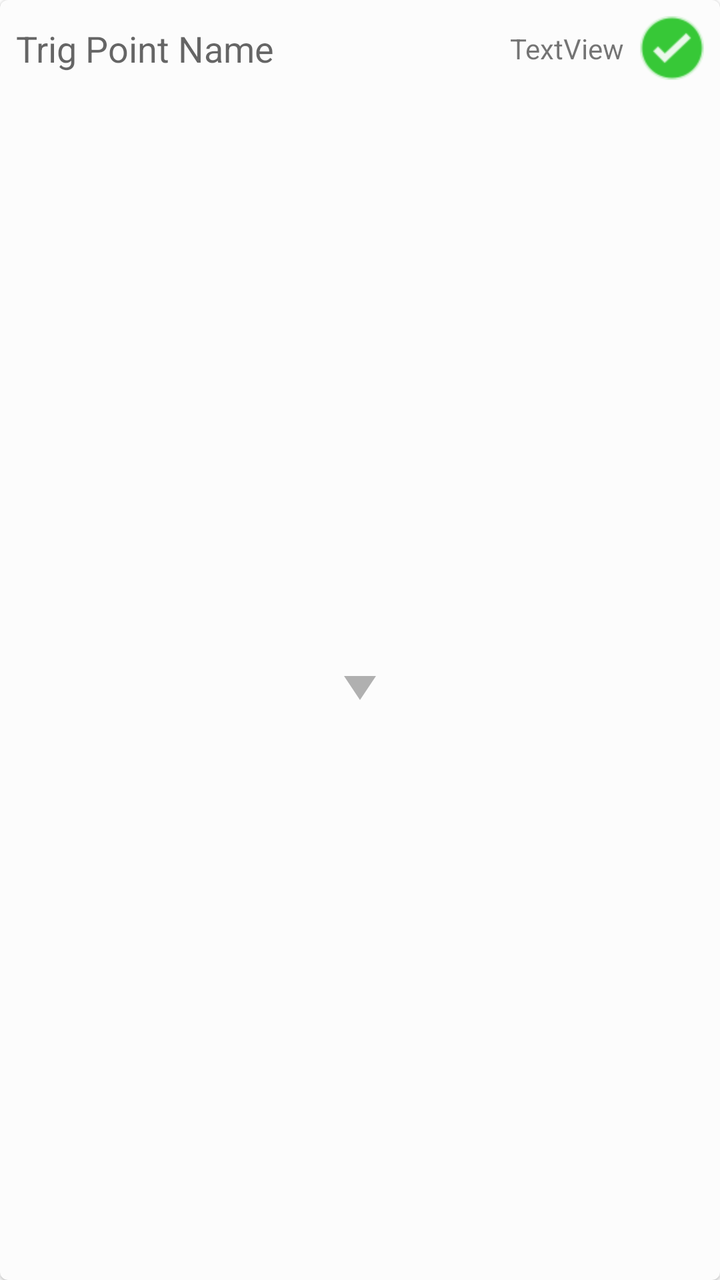
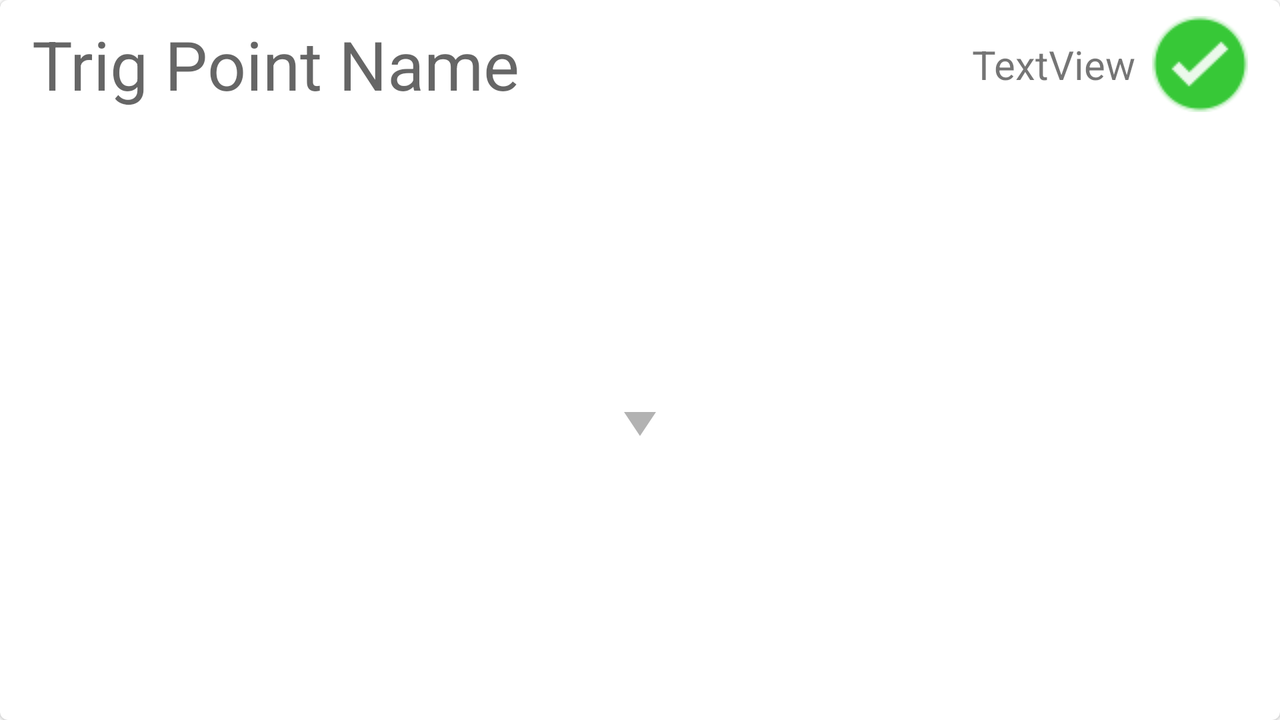

First picture: res/layout/ on a phone held upright. Second picture: the repository's own variant of that layout, on a device whose configuration matches the variant's folder. Source for both follows.
<!-- AndroidManifest.xml: application theme Theme.TrigBag -->
<!-- res/layout/listitem_trig.xml -->
<?xml version="1.0" encoding="utf-8"?>
<com.google.android.material.card.MaterialCardView xmlns:android="http://schemas.android.com/apk/res/android"
    xmlns:app="http://schemas.android.com/apk/res-auto"
    xmlns:tools="http://schemas.android.com/tools"
    android:layout_width="match_parent"
    android:layout_height="wrap_content"
    android:layout_margin="8dp"
    app:cardBackgroundColor="#FCFCFC">

    <androidx.constraintlayout.widget.ConstraintLayout
        android:id="@+id/con_listitem_container"
        android:layout_width="match_parent"
        android:layout_height="match_parent">

        <androidx.constraintlayout.widget.ConstraintLayout
            android:id="@+id/con_listitem_info"
            android:layout_width="match_parent"
            android:layout_height="match_parent"
            android:layout_marginStart="8dp"
            android:layout_marginTop="8dp"
            android:layout_marginEnd="8dp"
            android:visibility="gone"
            app:layout_constraintEnd_toEndOf="parent"
            app:layout_constraintHorizontal_bias="0.0"
            app:layout_constraintStart_toStartOf="parent"
            app:layout_constraintTop_toBottomOf="@+id/con_listitem_main"
            tools:visibility="visible">

            <androidx.constraintlayout.widget.Guideline
                android:id="@+id/guideline2"
                android:layout_width="wrap_content"
                android:layout_height="wrap_content"
                android:orientation="vertical"
                app:layout_constraintGuide_end="190dp" />

            <TextView
                android:id="@+id/textView3"
                android:layout_width="0dp"
                android:layout_height="wrap_content"
                android:layout_marginEnd="8dp"
                android:text="Condition"
                android:textStyle="bold"
                app:layout_constraintEnd_toStartOf="@+id/txt_listitem_condition"
                app:layout_constraintStart_toStartOf="parent"
                app:layout_constraintTop_toTopOf="parent" />

            <TextView
                android:id="@+id/txt_listitem_condition"
                android:layout_width="0dp"
                android:layout_height="wrap_content"
                android:layout_marginEnd="8dp"
                android:text="TextView"
                app:layout_constraintEnd_toStartOf="@+id/guideline2"
                app:layout_constraintStart_toStartOf="@+id/guideline3"
                app:layout_constraintTop_toTopOf="parent" />

            <androidx.constraintlayout.widget.Guideline
                android:id="@+id/guideline3"
                android:layout_width="wrap_content"
                android:layout_height="wrap_content"
                android:orientation="vertical"
                app:layout_constraintGuide_percent="0.20316623" />

            <TextView
                android:id="@+id/textView9"
                android:layout_width="0dp"
                android:layout_height="wrap_content"
                android:layout_marginEnd="8dp"
                android:text="Type"
                android:textStyle="bold"
                app:layout_constraintEnd_toStartOf="@+id/guideline4"
                app:layout_constraintStart_toStartOf="@+id/guideline2"
                app:layout_constraintTop_toTopOf="parent" />

            <androidx.constraintlayout.widget.Guideline
                android:id="@+id/guideline4"
                android:layout_width="wrap_content"
                android:layout_height="wrap_content"
                android:orientation="vertical"
                app:layout_constraintGuide_percent="0.7" />

            <TextView
                android:id="@+id/txt_listitem_type"
                android:layout_width="0dp"
                android:layout_height="wrap_content"
                android:text="TextView"
                app:layout_constraintEnd_toEndOf="parent"
                app:layout_constraintStart_toStartOf="@+id/guideline4"
                app:layout_constraintTop_toTopOf="parent" />

            <TextView
                android:id="@+id/textView11"
                android:layout_width="0dp"
                android:layout_height="19dp"
                android:layout_marginTop="8dp"
                android:layout_marginEnd="8dp"
                android:text="Country"
                android:textStyle="bold"
                app:layout_constraintEnd_toStartOf="@+id/guideline3"
                app:layout_constraintStart_toStartOf="parent"
                app:layout_constraintTop_toBottomOf="@+id/textView3" />

            <TextView
                android:id="@+id/txt_listitem_country"
                android:layout_width="0dp"
                android:layout_height="wrap_content"
                android:layout_marginTop="8dp"
                android:text="TextView"
                app:layout_constraintEnd_toEndOf="parent"
                app:layout_constraintStart_toStartOf="@+id/guideline3"
                app:layout_constraintTop_toBottomOf="@+id/txt_listitem_condition" />

        </androidx.constraintlayout.widget.ConstraintLayout>

        <ImageButton
            android:id="@+id/btn_listitem_expand"
            android:layout_width="wrap_content"
            android:layout_height="wrap_content"
            android:layout_marginTop="8dp"
            android:alpha="0.3"
            android:backgroundTint="#00FFFFFF"
            android:cropToPadding="false"
            android:scaleType="fitXY"
            app:layout_constrainedHeight="true"
            app:layout_constraintBottom_toBottomOf="parent"
            app:layout_constraintEnd_toEndOf="parent"
            app:layout_constraintHeight="32sp"
            app:layout_constraintStart_toStartOf="parent"
            app:layout_constraintTop_toBottomOf="@+id/con_listitem_info"
            app:layout_constraintWidth="40sp"
            app:srcCompat="@drawable/expand_icon" />

        <androidx.constraintlayout.widget.ConstraintLayout
            android:id="@+id/con_listitem_main"
            android:layout_width="match_parent"
            android:layout_height="wrap_content"
            android:layout_margin="8dp"
            app:layout_constraintEnd_toEndOf="parent"
            app:layout_constraintStart_toStartOf="parent"
            app:layout_constraintTop_toTopOf="parent">

            <ImageView
                android:id="@+id/img_listitem_bagged"
                android:layout_width="32dp"
                android:layout_height="32dp"
                android:visibility="visible"
                app:layout_constraintBottom_toBottomOf="parent"
                app:layout_constraintEnd_toEndOf="parent"
                app:layout_constraintTop_toTopOf="parent"
                app:srcCompat="@drawable/bagged_tag" />

            <TextView
                android:id="@+id/txt_listitem_name"
                android:layout_width="0dp"
                android:layout_height="wrap_content"
                android:layout_marginEnd="8dp"
                android:text="Trig Point Name"
                android:textAppearance="@style/TextAppearance.AppCompat.Medium"
                app:layout_constraintBottom_toBottomOf="parent"
                app:layout_constraintEnd_toStartOf="@+id/txt_listitem_distance"
                app:layout_constraintStart_toStartOf="parent"
                app:layout_constraintTop_toTopOf="parent" />

            <TextView
                android:id="@+id/txt_listitem_distance"
                android:layout_width="wrap_content"
                android:layout_height="wrap_content"
                android:layout_marginEnd="8dp"
                android:gravity="center_vertical"
                android:text="TextView"
                app:layout_constraintBottom_toBottomOf="parent"
                app:layout_constraintEnd_toStartOf="@+id/img_listitem_bagged"
                app:layout_constraintTop_toTopOf="parent" />

        </androidx.constraintlayout.widget.ConstraintLayout>

    </androidx.constraintlayout.widget.ConstraintLayout>

</com.google.android.material.card.MaterialCardView>
<!-- resources referenced by this layout -->
<resources>
  <!-- drawable bagged_tag: png bitmap (drawable, 2405 bytes) -->
  <!-- drawable expand_icon (drawable) -->
  <vector xmlns:android="http://schemas.android.com/apk/res/android"
      android:width="74.71854dp"
      android:height="37.41774dp"
      android:viewportWidth="74.71854"
      android:viewportHeight="37.41774">
    <path
        android:pathData="M74.7185,0 L37.3008,37.4177 0,0Z"
        android:strokeLineJoin="miter"
        android:strokeWidth="0.264583"
        android:fillColor="#000000"
        android:strokeColor="#00000000"
        android:strokeLineCap="butt"/>
  </vector>
  <style name="Theme.TrigBag" parent="Theme.MaterialComponents.DayNight.DarkActionBar">
          
          <item name="colorPrimary">@color/primaryColor</item>
          <item name="colorPrimaryVariant">@color/primaryDarkColor</item>
          <item name="colorOnPrimary">@color/primaryTextColor</item>
          
          <item name="colorSecondary">@color/secondaryDarkColor</item>
          <item name="colorSecondaryVariant">@color/secondaryLightColor</item>
          <item name="colorOnSecondary">@color/secondaryTextColor</item>
          
          <item name="android:statusBarColor" tools:targetApi="l">?attr/colorPrimaryVariant</item>
          
          <item name="cardBackgroundColor">@color/cardview_light_background</item>
      </style>
  <color name="primaryColor">#FF2e7d32</color>
  <color name="primaryDarkColor">#FF005005</color>
  <color name="primaryTextColor">#FFffffff</color>
  <color name="secondaryDarkColor">#FF8d8d8d</color>
  <color name="secondaryLightColor">#FFefefef</color>
  <color name="secondaryTextColor">#FF000000</color>
</resources>
<!-- res/layout-land/listitem_trig.xml (the author's variant of the layout above) -->
<!-- drawn on the phone turned sideways -->
<?xml version="1.0" encoding="utf-8"?>
<com.google.android.material.card.MaterialCardView xmlns:android="http://schemas.android.com/apk/res/android"
    xmlns:app="http://schemas.android.com/apk/res-auto"
    xmlns:tools="http://schemas.android.com/tools"
    android:layout_width="match_parent"
    android:layout_height="wrap_content"
    android:layout_margin="8dp">

    <androidx.constraintlayout.widget.ConstraintLayout
        android:id="@+id/con_listitem_container"
        android:layout_width="match_parent"
        android:layout_height="match_parent">

        <androidx.constraintlayout.widget.ConstraintLayout
            android:id="@+id/con_listitem_info"
            android:layout_width="match_parent"
            android:layout_height="match_parent"
            android:layout_marginStart="16dp"
            android:layout_marginTop="8dp"
            android:layout_marginEnd="16dp"
            android:visibility="gone"
            app:layout_constraintEnd_toEndOf="parent"
            app:layout_constraintHorizontal_bias="0.0"
            app:layout_constraintStart_toStartOf="parent"
            app:layout_constraintTop_toBottomOf="@+id/con_listitem_main"
            tools:visibility="visible">

            <TextView
                android:id="@+id/textView3"
                android:layout_width="wrap_content"
                android:layout_height="wrap_content"
                android:layout_marginEnd="8dp"
                android:text="Condition"
                android:textSize="20sp"
                android:textStyle="bold"
                app:layout_constraintEnd_toStartOf="@+id/txt_listitem_condition"
                app:layout_constraintStart_toStartOf="parent"
                app:layout_constraintTop_toTopOf="parent" />

            <TextView
                android:id="@+id/txt_listitem_condition"
                android:layout_width="0dp"
                android:layout_height="wrap_content"
                android:layout_marginStart="8dp"
                android:text="TextView"
                android:textSize="20sp"
                app:layout_constraintStart_toEndOf="@+id/textView3"
                app:layout_constraintTop_toTopOf="parent" />

            <TextView
                android:id="@+id/textView9"
                android:layout_width="0dp"
                android:layout_height="wrap_content"
                android:text="Type"
                android:textSize="20sp"
                android:textStyle="bold"
                app:layout_constraintStart_toStartOf="@+id/guideline2"
                app:layout_constraintTop_toTopOf="parent" />

            <TextView
                android:id="@+id/txt_listitem_type"
                android:layout_width="0dp"
                android:layout_height="wrap_content"
                android:layout_marginStart="8dp"
                android:text="TextView"
                android:textSize="20sp"
                app:layout_constraintStart_toEndOf="@+id/textView9"
                app:layout_constraintTop_toTopOf="@+id/textView9" />

            <TextView
                android:id="@+id/textView11"
                android:layout_width="0dp"
                android:layout_height="wrap_content"
                android:text="Country"
                android:textSize="20sp"
                android:textStyle="bold"
                app:layout_constraintStart_toStartOf="@+id/guideline4"
                app:layout_constraintTop_toTopOf="parent" />

            <TextView
                android:id="@+id/txt_listitem_country"
                android:layout_width="0dp"
                android:layout_height="wrap_content"
                android:layout_marginStart="8dp"
                android:text="TextView"
                android:textSize="20sp"
                app:layout_constraintStart_toEndOf="@+id/textView11"
                app:layout_constraintTop_toTopOf="@+id/textView11" />

            <androidx.constraintlayout.widget.Guideline
                android:id="@+id/guideline2"
                android:layout_width="wrap_content"
                android:layout_height="wrap_content"
                android:orientation="vertical"
                app:layout_constraintGuide_percent=".33" />

            <androidx.constraintlayout.widget.Guideline
                android:id="@+id/guideline4"
                android:layout_width="wrap_content"
                android:layout_height="wrap_content"
                android:orientation="vertical"
                app:layout_constraintGuide_percent="0.66" />

        </androidx.constraintlayout.widget.ConstraintLayout>

        <ImageButton
            android:id="@+id/btn_listitem_expand"
            android:layout_width="wrap_content"
            android:layout_height="wrap_content"
            android:layout_marginTop="8dp"
            android:alpha="0.3"
            android:backgroundTint="#00FFFFFF"
            android:cropToPadding="false"
            android:scaleType="fitXY"
            app:layout_constrainedHeight="true"
            app:layout_constraintBottom_toBottomOf="parent"
            app:layout_constraintEnd_toEndOf="parent"
            app:layout_constraintHeight="32sp"
            app:layout_constraintStart_toStartOf="parent"
            app:layout_constraintTop_toBottomOf="@+id/con_listitem_info"
            app:layout_constraintWidth="40sp"
            app:srcCompat="@drawable/expand_icon" />

        <androidx.constraintlayout.widget.ConstraintLayout
            android:id="@+id/con_listitem_main"
            android:layout_width="0dp"
            android:layout_height="wrap_content"
            android:layout_margin="8dp"
            app:layout_constraintEnd_toEndOf="parent"
            app:layout_constraintStart_toStartOf="parent"
            app:layout_constraintTop_toTopOf="parent">

            <ImageView
                android:id="@+id/img_listitem_bagged"
                android:layout_width="48dp"
                android:layout_height="48dp"
                android:layout_marginEnd="8dp"
                android:visibility="visible"
                app:layout_constraintBottom_toBottomOf="parent"
                app:layout_constraintEnd_toEndOf="parent"
                app:layout_constraintTop_toTopOf="parent"
                app:srcCompat="@drawable/bagged_tag" />

            <TextView
                android:id="@+id/txt_listitem_name"
                android:layout_width="0dp"
                android:layout_height="wrap_content"
                android:layout_marginStart="8dp"
                android:layout_marginEnd="8dp"
                android:text="Trig Point Name"
                android:textAppearance="@style/TextAppearance.AppCompat.Medium"
                android:textSize="34sp"
                app:layout_constraintBottom_toBottomOf="parent"
                app:layout_constraintEnd_toStartOf="@+id/txt_listitem_distance"
                app:layout_constraintStart_toStartOf="parent"
                app:layout_constraintTop_toTopOf="parent" />

            <TextView
                android:id="@+id/txt_listitem_distance"
                android:layout_width="wrap_content"
                android:layout_height="wrap_content"
                android:layout_marginEnd="8dp"
                android:gravity="center_vertical"
                android:text="TextView"
                android:textSize="20sp"
                app:layout_constraintBottom_toBottomOf="parent"
                app:layout_constraintEnd_toStartOf="@+id/img_listitem_bagged"
                app:layout_constraintTop_toTopOf="parent" />

        </androidx.constraintlayout.widget.ConstraintLayout>

    </androidx.constraintlayout.widget.ConstraintLayout>

</com.google.android.material.card.MaterialCardView>
